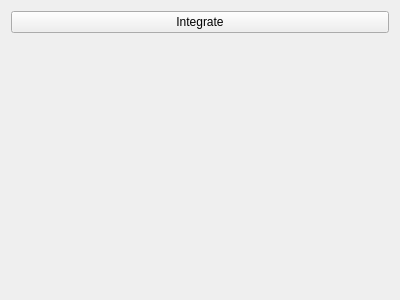
<?xml version="1.0" encoding="UTF-8"?>
<ui version="4.0">
 <class>QxrdIntegratorDialog</class>
 <widget class="QWidget" name="QxrdIntegratorDialog">
  <property name="geometry">
   <rect>
    <x>0</x>
    <y>0</y>
    <width>400</width>
    <height>300</height>
   </rect>
  </property>
  <property name="windowTitle">
   <string>Form</string>
  </property>
  <layout class="QGridLayout" name="gridLayout">
   <item row="0" column="0">
    <widget class="QPushButton" name="pushButton">
     <property name="text">
      <string>Integrate</string>
     </property>
    </widget>
   </item>
   <item row="1" column="0">
    <spacer name="verticalSpacer">
     <property name="orientation">
      <enum>Qt::Vertical</enum>
     </property>
     <property name="sizeHint" stdset="0">
      <size>
       <width>20</width>
       <height>248</height>
      </size>
     </property>
    </spacer>
   </item>
  </layout>
 </widget>
 <resources/>
 <connections/>
</ui>
